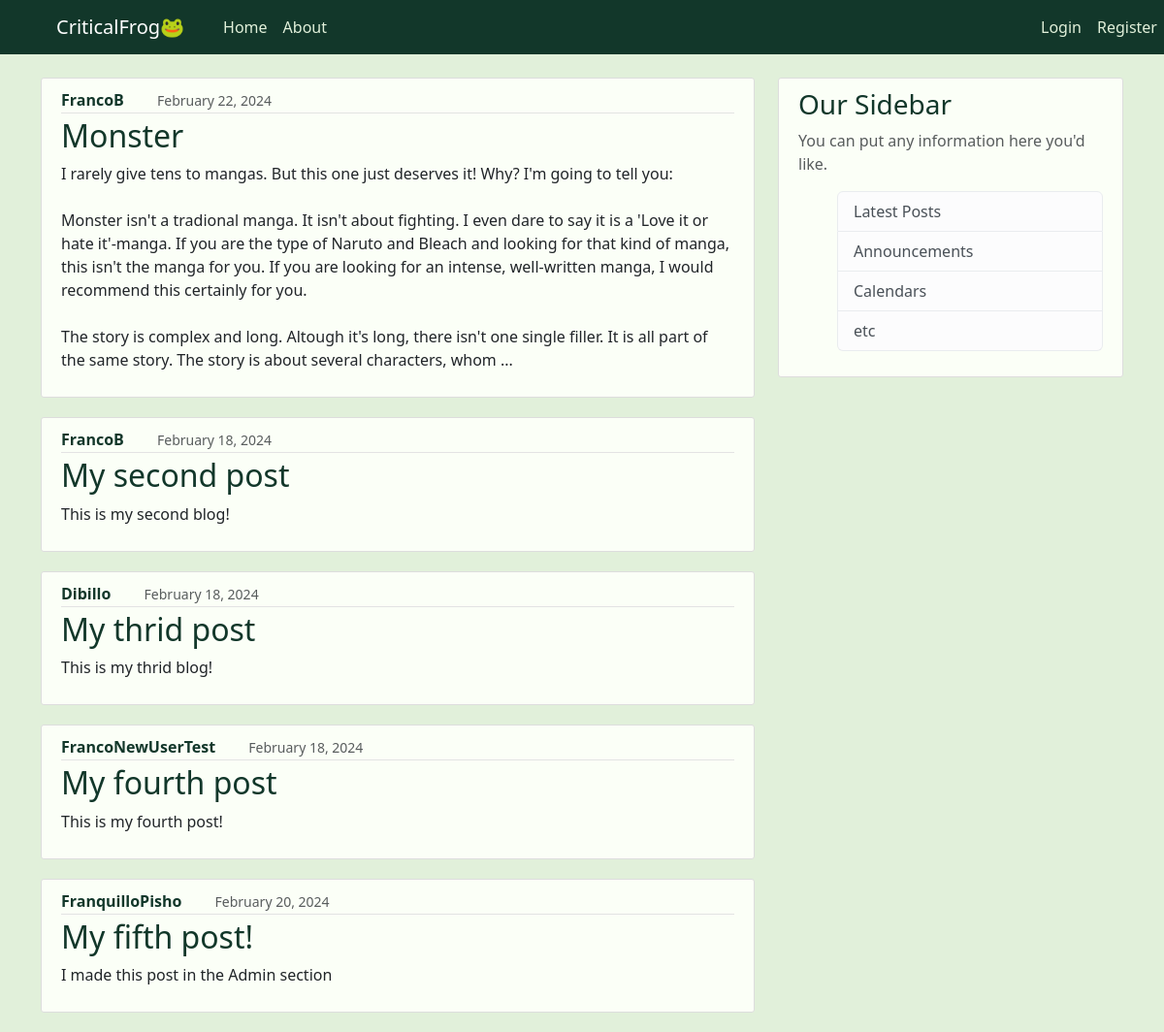
Before: / with the older database file.
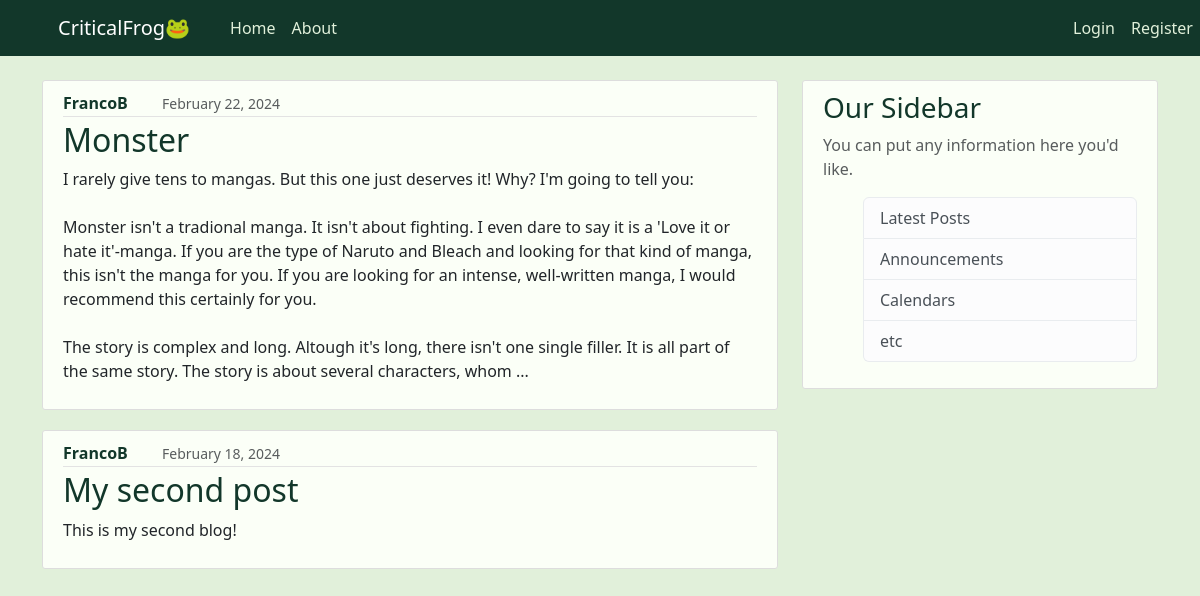
After: the same page with the newer database file.
### blog/models.py (models this page shows, shortened)
class Post(models.Model):
    title = models.CharField(max_length=100)
    content = models.TextField()
    date_posted = models.DateTimeField(default=timezone.now) #no ()
    author = models.ForeignKey(User, on_delete=models.CASCADE)

### blog/views.py (the view)
# urls.py: path('', views.home, name='blog-home'),
def home(request):
    context = {
        'posts': Post.objects.all()
    }
    return render(request, 'blog/home.html', context)

### blog/templates/blog/home.html
{% extends "blog/base.html" %}
{% block content %}
    {% for post in posts %}
        <article class="media content-section">
            <div class="media-body">
            <div class="article-metadata">
                <a class="mr-3 post-author" href="#">{{ post.author }}</a>
                <small class="text-muted">{{ post.date_posted|date:"F d, Y"}}</small>
            </div>
            <h2><a class="article-title" href="#">{{ post.title }}</a></h2>
            <p class="article-content">{{ post.content }}</p>
            </div>
        </article>
    {% endfor %}
{% endblock content%}

### blog/templates/blog/base.html (shortened to what this page needs)
{% load static %}
<!DOCTYPE html>
<html lang="en">
<head>
    <link rel="stylesheet" href="https://cdn.jsdelivr.net/npm/bootstrap@5.3.2/dist/css/bootstrap.rtl.min.css">
    <link rel="stylesheet" href="{% static 'blog/main.css' %}">
    </head>
<body>
    <header class="site-header">
        <nav class="navbar navbar-expand-md navbar-dark bg-steel fixed-top">
          <div class="container">
            <a class="navbar-brand mr-4" href="{% url 'blog-home' %}">CriticalFrog🐸</a>
            <div class="collapse navbar-collapse" id="navbarToggle">
              <div class="navbar-nav mr-auto">
                <a class="nav-item nav-link" href="{% url 'blog-home' %}">Home</a>
                <a class="nav-item nav-link" href="{% url 'blog-about' %}">About</a>
              </div>
              <div class="navbar-nav loginregister-sub">
                {% if user.is_authenticated %}
                    <form method="POST" action="{% url 'logout' %}">
                        {% csrf_token %}
                        <div class="d-flex p-2">
                            <a class="nav-item nav-link" href="{% url 'profile' %}">Profile</a>
                            <button class="nav-item nav-link btn btn-link" type="submit">Logout</button>
                        </div>
                    </form>
                {% else %}
                    <a class="nav-item nav-link" href="{% url 'login' %}">Login</a>
                    <a class="nav-item nav-link" href="{% url 'register' %}">Register</a>
                {% endif %}
              </div>
            </div>
          </div>
        </nav>
    </header>
    <main role="main" class="container">
    <div class="row">
        <div class="col-md-8">
            {% block content %}{% endblock %}
        </div>
        <div class="col-md-4">
            <div class="content-section">
                <h3>Our Sidebar</h3>
                <p class='text-muted'>You can put any information here you'd like.
                <ul class="list-group">
                    <li class="list-group-item list-group-item-light">Latest Posts</li>
                    <li class="list-group-item list-group-item-light">Announcements</li>
                    <li class="list-group-item list-group-item-light">Calendars</li>
                    <li class="list-group-item list-group-item-light">etc</li>
                </ul>
                </p>
            </div>
        </div>
    </div>
</main>
</body>
</html>

### blog/static/blog/main.css (style rules this page uses)
body { background: #E1F0DA; margin-top: 5rem; }
h1, h2, h3, h4, h5, h6 { color: #12372A; }
ul { margin: 0; }
a { text-decoration: none; color: inherit; }
.bg-steel { background-color: #12372A; }
.site-header .navbar-nav .nav-link { color: #E1F0DA; }
.navbar-nav { margin-left: 2rem; }
.loginregister-sub { margin-left: 45rem; }
.content-section { background: #fbfff7; padding: 10px 20px; border: 1px solid #dddddd; border-radius: 3px; margin-bottom: 20px; }
.mr-3 { margin-right: 30px; }
.post-author { color: #12372A; font-weight: bold; }
.article-title { color: #12372A; }
.article-content { white-space: pre-line; }
.article-metadata { padding-bottom: 1px; margin-bottom: 4px; border-bottom: 1px solid #e3e3e3 }

Changed rows visible on the page:
removed Post: author "Dibillo", date_posted "February 18, 2024", title "My thrid post", content "This is my thrid blog!"
removed Post: author "FrancoNewUserTest", date_posted "February 18, 2024", title "My fourth post", content "This is my fourth post!"
removed Post: author "FranquilloPisho", date_posted "February 20, 2024", title "My fifth post!", content "I made this post in the Admin section"
